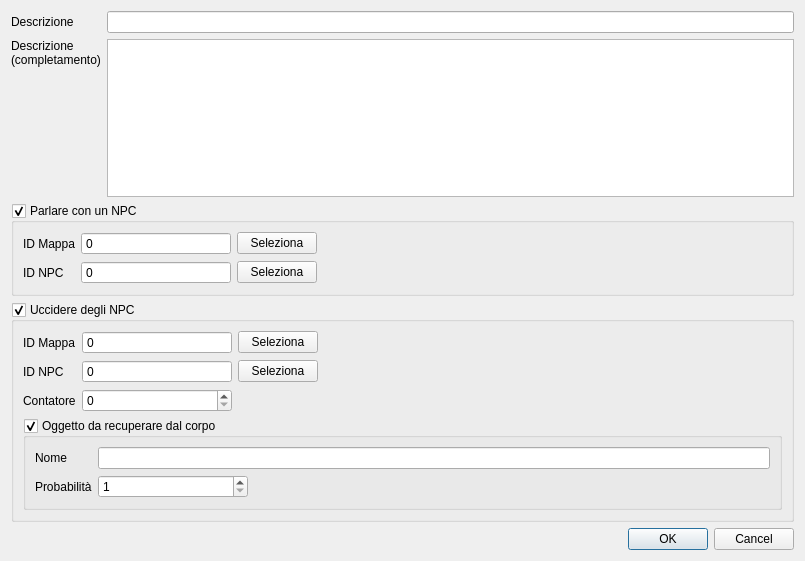
<?xml version="1.0" encoding="UTF-8"?>
<ui version="4.0">
 <class>EditQuestTargetDialog</class>
 <widget class="QDialog" name="EditQuestTargetDialog">
  <property name="geometry">
   <rect>
    <x>0</x>
    <y>0</y>
    <width>805</width>
    <height>561</height>
   </rect>
  </property>
  <property name="windowTitle">
   <string>Obbiettivo</string>
  </property>
  <layout class="QVBoxLayout" name="verticalLayout">
   <item>
    <layout class="QGridLayout" name="gridLayout">
     <item row="0" column="0">
      <widget class="QLabel" name="label_14">
       <property name="sizePolicy">
        <sizepolicy hsizetype="Fixed" vsizetype="Preferred">
         <horstretch>0</horstretch>
         <verstretch>0</verstretch>
        </sizepolicy>
       </property>
       <property name="text">
        <string>Descrizione</string>
       </property>
      </widget>
     </item>
     <item row="1" column="0" alignment="Qt::AlignTop">
      <widget class="QLabel" name="label_15">
       <property name="sizePolicy">
        <sizepolicy hsizetype="Fixed" vsizetype="Preferred">
         <horstretch>0</horstretch>
         <verstretch>0</verstretch>
        </sizepolicy>
       </property>
       <property name="text">
        <string>Descrizione
(completamento)</string>
       </property>
      </widget>
     </item>
     <item row="0" column="1" colspan="2">
      <widget class="QLineEdit" name="lineEditDescription"/>
     </item>
     <item row="1" column="1" colspan="2">
      <widget class="QPlainTextEdit" name="plainTextEditCompleteDescription">
       <property name="font">
        <font>
         <family>Lucida Console</family>
        </font>
       </property>
      </widget>
     </item>
    </layout>
   </item>
   <item>
    <widget class="QGroupBox" name="groupBoxNpcToTalkTo">
     <property name="title">
      <string>Parlare con un NPC</string>
     </property>
     <property name="checkable">
      <bool>true</bool>
     </property>
     <layout class="QGridLayout" name="gridLayout_7">
      <item row="1" column="2">
       <widget class="QPushButton" name="pushButtonNpcToTalkToNpcID">
        <property name="text">
         <string>Seleziona</string>
        </property>
       </widget>
      </item>
      <item row="0" column="1">
       <widget class="QSpinBox" name="spinBoxNpcToTalkToMapID">
        <property name="minimumSize">
         <size>
          <width>150</width>
          <height>0</height>
         </size>
        </property>
        <property name="buttonSymbols">
         <enum>QAbstractSpinBox::NoButtons</enum>
        </property>
        <property name="maximum">
         <number>10000000</number>
        </property>
       </widget>
      </item>
      <item row="0" column="3">
       <spacer name="horizontalSpacer_3">
        <property name="orientation">
         <enum>Qt::Horizontal</enum>
        </property>
        <property name="sizeHint" stdset="0">
         <size>
          <width>40</width>
          <height>20</height>
         </size>
        </property>
       </spacer>
      </item>
      <item row="0" column="2">
       <widget class="QPushButton" name="pushButtonNpcToTalkToMapID">
        <property name="text">
         <string>Seleziona</string>
        </property>
       </widget>
      </item>
      <item row="1" column="1">
       <widget class="QSpinBox" name="spinBoxNpcToTalkToNpcID">
        <property name="minimumSize">
         <size>
          <width>150</width>
          <height>0</height>
         </size>
        </property>
        <property name="buttonSymbols">
         <enum>QAbstractSpinBox::NoButtons</enum>
        </property>
        <property name="maximum">
         <number>10000000</number>
        </property>
       </widget>
      </item>
      <item row="1" column="0">
       <widget class="QLabel" name="label_19">
        <property name="sizePolicy">
         <sizepolicy hsizetype="Fixed" vsizetype="Preferred">
          <horstretch>0</horstretch>
          <verstretch>0</verstretch>
         </sizepolicy>
        </property>
        <property name="text">
         <string>ID NPC</string>
        </property>
       </widget>
      </item>
      <item row="0" column="0">
       <widget class="QLabel" name="label_18">
        <property name="sizePolicy">
         <sizepolicy hsizetype="Fixed" vsizetype="Preferred">
          <horstretch>0</horstretch>
          <verstretch>0</verstretch>
         </sizepolicy>
        </property>
        <property name="text">
         <string>ID Mappa</string>
        </property>
       </widget>
      </item>
     </layout>
    </widget>
   </item>
   <item>
    <widget class="QGroupBox" name="groupBoxNpcToKill">
     <property name="title">
      <string>Uccidere degli NPC</string>
     </property>
     <property name="checkable">
      <bool>true</bool>
     </property>
     <layout class="QGridLayout" name="gridLayout_3">
      <item row="3" column="0" colspan="4">
       <widget class="QGroupBox" name="groupBoxNpcToKillGiveItem">
        <property name="title">
         <string>Oggetto da recuperare dal corpo</string>
        </property>
        <property name="checkable">
         <bool>true</bool>
        </property>
        <layout class="QGridLayout" name="gridLayout_4">
         <item row="1" column="0">
          <widget class="QLabel" name="label_5">
           <property name="sizePolicy">
            <sizepolicy hsizetype="Fixed" vsizetype="Preferred">
             <horstretch>0</horstretch>
             <verstretch>0</verstretch>
            </sizepolicy>
           </property>
           <property name="text">
            <string>Probabilità</string>
           </property>
          </widget>
         </item>
         <item row="1" column="1">
          <widget class="QSpinBox" name="spinBoxNpcToKillGiveItemProbability">
           <property name="minimumSize">
            <size>
             <width>150</width>
             <height>0</height>
            </size>
           </property>
           <property name="minimum">
            <number>1</number>
           </property>
           <property name="maximum">
            <number>8000</number>
           </property>
          </widget>
         </item>
         <item row="0" column="0">
          <widget class="QLabel" name="label_6">
           <property name="sizePolicy">
            <sizepolicy hsizetype="Fixed" vsizetype="Preferred">
             <horstretch>0</horstretch>
             <verstretch>0</verstretch>
            </sizepolicy>
           </property>
           <property name="text">
            <string>Nome</string>
           </property>
          </widget>
         </item>
         <item row="1" column="2">
          <spacer name="horizontalSpacer_4">
           <property name="orientation">
            <enum>Qt::Horizontal</enum>
           </property>
           <property name="sizeType">
            <enum>QSizePolicy::Expanding</enum>
           </property>
           <property name="sizeHint" stdset="0">
            <size>
             <width>10</width>
             <height>10</height>
            </size>
           </property>
          </spacer>
         </item>
         <item row="0" column="1" colspan="2">
          <widget class="QLineEdit" name="lineEditNpcToKillGiveItemName"/>
         </item>
        </layout>
       </widget>
      </item>
      <item row="1" column="2">
       <widget class="QPushButton" name="pushButtonNpcToKillNpcID">
        <property name="text">
         <string>Seleziona</string>
        </property>
       </widget>
      </item>
      <item row="0" column="2">
       <widget class="QPushButton" name="pushButtonNpcToKillMapID">
        <property name="text">
         <string>Seleziona</string>
        </property>
       </widget>
      </item>
      <item row="0" column="0">
       <widget class="QLabel" name="label_9">
        <property name="sizePolicy">
         <sizepolicy hsizetype="Fixed" vsizetype="Preferred">
          <horstretch>0</horstretch>
          <verstretch>0</verstretch>
         </sizepolicy>
        </property>
        <property name="text">
         <string>ID Mappa</string>
        </property>
       </widget>
      </item>
      <item row="0" column="3">
       <spacer name="horizontalSpacer">
        <property name="orientation">
         <enum>Qt::Horizontal</enum>
        </property>
        <property name="sizeHint" stdset="0">
         <size>
          <width>40</width>
          <height>20</height>
         </size>
        </property>
       </spacer>
      </item>
      <item row="1" column="1">
       <widget class="QSpinBox" name="spinBoxNpcToKillNpcID">
        <property name="minimumSize">
         <size>
          <width>150</width>
          <height>0</height>
         </size>
        </property>
        <property name="buttonSymbols">
         <enum>QAbstractSpinBox::NoButtons</enum>
        </property>
        <property name="maximum">
         <number>10000000</number>
        </property>
       </widget>
      </item>
      <item row="0" column="1">
       <widget class="QSpinBox" name="spinBoxNpcToKillMapID">
        <property name="minimumSize">
         <size>
          <width>150</width>
          <height>0</height>
         </size>
        </property>
        <property name="buttonSymbols">
         <enum>QAbstractSpinBox::NoButtons</enum>
        </property>
        <property name="maximum">
         <number>10000000</number>
        </property>
       </widget>
      </item>
      <item row="1" column="0">
       <widget class="QLabel" name="label_10">
        <property name="sizePolicy">
         <sizepolicy hsizetype="Fixed" vsizetype="Preferred">
          <horstretch>0</horstretch>
          <verstretch>0</verstretch>
         </sizepolicy>
        </property>
        <property name="text">
         <string>ID NPC</string>
        </property>
       </widget>
      </item>
      <item row="2" column="0">
       <widget class="QLabel" name="label_4">
        <property name="sizePolicy">
         <sizepolicy hsizetype="Fixed" vsizetype="Preferred">
          <horstretch>0</horstretch>
          <verstretch>0</verstretch>
         </sizepolicy>
        </property>
        <property name="text">
         <string>Contatore</string>
        </property>
       </widget>
      </item>
      <item row="2" column="1">
       <widget class="QSpinBox" name="spinBoxNpcToKillCount">
        <property name="minimumSize">
         <size>
          <width>150</width>
          <height>0</height>
         </size>
        </property>
        <property name="minimum">
         <number>0</number>
        </property>
        <property name="maximum">
         <number>8000</number>
        </property>
        <property name="value">
         <number>0</number>
        </property>
       </widget>
      </item>
     </layout>
    </widget>
   </item>
   <item>
    <widget class="QDialogButtonBox" name="buttonBox">
     <property name="orientation">
      <enum>Qt::Horizontal</enum>
     </property>
     <property name="standardButtons">
      <set>QDialogButtonBox::Cancel|QDialogButtonBox::Ok</set>
     </property>
    </widget>
   </item>
  </layout>
 </widget>
 <resources/>
 <connections>
  <connection>
   <sender>buttonBox</sender>
   <signal>accepted()</signal>
   <receiver>EditQuestTargetDialog</receiver>
   <slot>accept()</slot>
   <hints>
    <hint type="sourcelabel">
     <x>248</x>
     <y>254</y>
    </hint>
    <hint type="destinationlabel">
     <x>157</x>
     <y>274</y>
    </hint>
   </hints>
  </connection>
  <connection>
   <sender>buttonBox</sender>
   <signal>rejected()</signal>
   <receiver>EditQuestTargetDialog</receiver>
   <slot>reject()</slot>
   <hints>
    <hint type="sourcelabel">
     <x>316</x>
     <y>260</y>
    </hint>
    <hint type="destinationlabel">
     <x>286</x>
     <y>274</y>
    </hint>
   </hints>
  </connection>
 </connections>
</ui>
